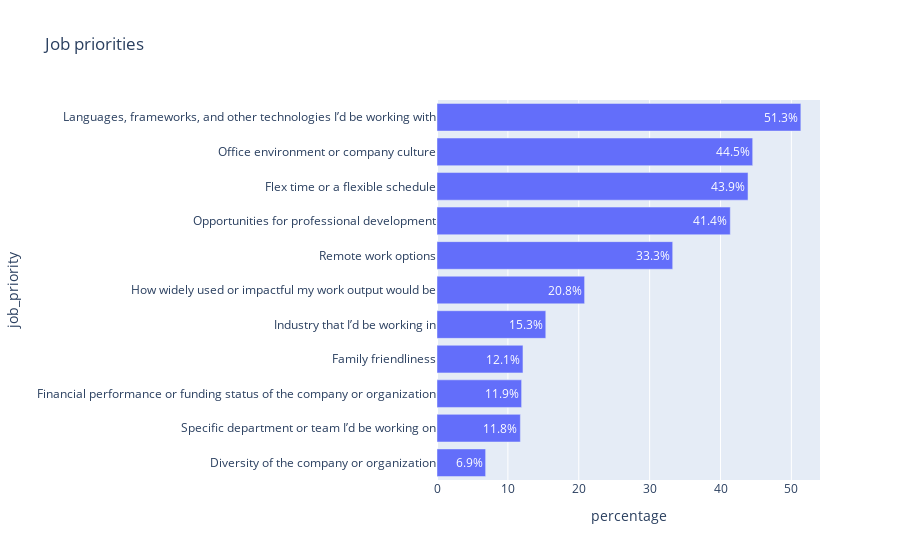

Notebook code cell kept with this figure:
### Markdown cell above
### 1. What are the top priorities of working as a developer professional?
Aprt from compensation & location, in this question, we would like to know which factors would affect most to developer to choose an offers over others. Interested data are taken from `JobFactors` column.

### Code cell
job_prior_df = df["JobFactors"].str.split(";", expand=True).stack().value_counts().sort_values(ascending=True)
job_prior_df = job_prior_df/df["JobFactors"].count()*100
job_prior_df = pd.DataFrame({"Job Priority": job_prior_df.index, "Percentage": job_prior_df.values})
job_prior_df["Label"] = job_prior_df.apply(lambda row: str(round(row["percentage"], 1)) + "%", axis=1)
fig = px.bar(job_prior_df, x="percentage", y="job_priority", orientation='h', title="Job priorities", text="Label")
fig.show()

### Figure 1 — Plotly figure (JSON) as saved in the notebook; plotly's stock layout.template omitted (floating-point values rounded to 4 significant figures)
{"data": [{"alignmentgroup": "True", "customdata": [["Diversity of the company or organization"], ["Specific department or team I’d be working on"], ["Financial performance or funding status of the company or organization"], ["Family friendliness"], ["Industry that I’d be working in"], ["How widely used or impactful my work output would be"], ["Remote work options"], ["Opportunities for professional development"], ["Flex time or a flexible schedule"], ["Office environment or company culture"], ["Languages, frameworks, and other technologies I’d be working with"]], "hovertemplate": "percentage=%{x}<br>job_priority=%{customdata[0]}<br>label_txt=%{text}<extra></extra>", "legendgroup": "", "marker": {"color": "#636efa"}, "name": "", "offsetgroup": "", "orientation": "h", "showlegend": false, "text": ["6.9%", "11.8%", "11.9%", "12.1%", "15.3%", "20.8%", "33.3%", "41.4%", "43.9%", "44.5%", "51.3%"], "textposition": "auto", "type": "bar", "x": [6.863, 11.76, 11.94, 12.13, 15.35, 20.83, 33.25, 41.38, 43.88, 44.54, 51.34], "xaxis": "x", "y": ["Diversity of the company or organization", "Specific department or team I’d be working on", "Financial performance or funding status of the company or organization", "Family friendliness", "Industry that I’d be working in", "How widely used or impactful my work output would be", "Remote work options", "Opportunities for professional development", "Flex time or a flexible schedule", "Office environment or company culture", "Languages, frameworks, and other technologies I’d be working with"], "yaxis": "y"}], "layout": {"barmode": "relative", "legend": {"tracegroupgap": 0}, "title": {"text": "Job priorities"}, "xaxis": {"anchor": "y", "domain": [0, 1], "title": {"text": "percentage"}}, "yaxis": {"anchor": "x", "domain": [0, 1], "title": {"text": "job_priority"}}}}
